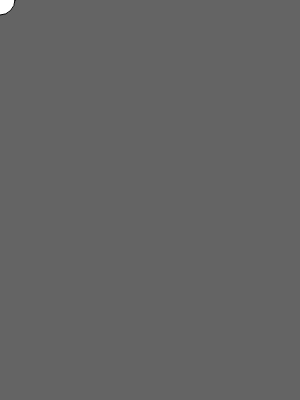
Frame 1 (no input)
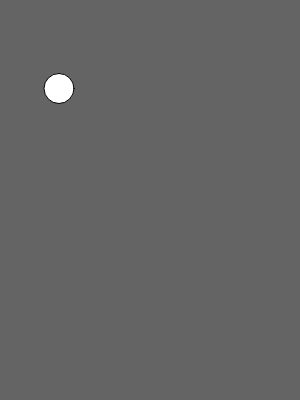
Frame 60 (no input)
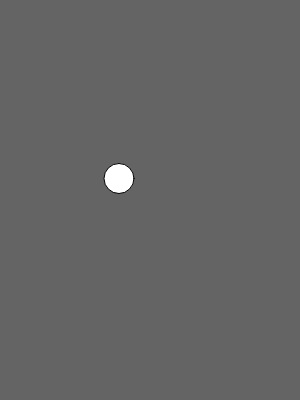
Frame 120 (the mouse pressed at the canvas centre since frame 60)

The p5.js sketch that drew these frames (run headless with seeded random() and noise() and a simulated clock; from frame 60 on, the mouse is pressed at the canvas centre):

// p5.js sketch
// ── sketch.js
var circleX = 0;
var circleY = 0;
var speedX = 1;
var speedY = 1.5;

function setup() {
createCanvas(300, 400);
}

function draw() {
  background(100);
  fill(255);
  ellipse(circleX,circleY, 30, 30);

if(circleX > width || circleX <0){
  speedX = speedX * -1;
}

if(circleY > height || circleY <0){
  speedY = speedY * -1;
}

circleX = circleX + speedX
circleY = circleY + speedY
}
